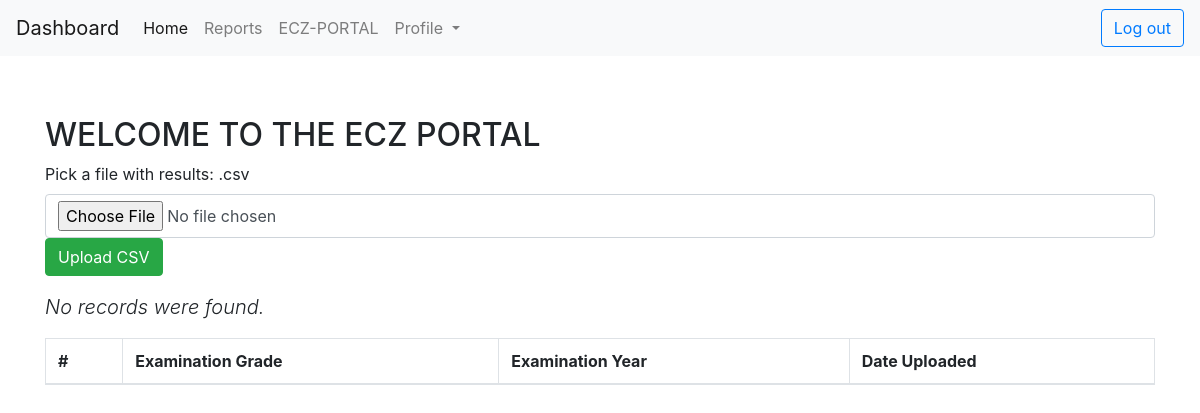
The app's page /admin/eczport.php (signed in), older data.
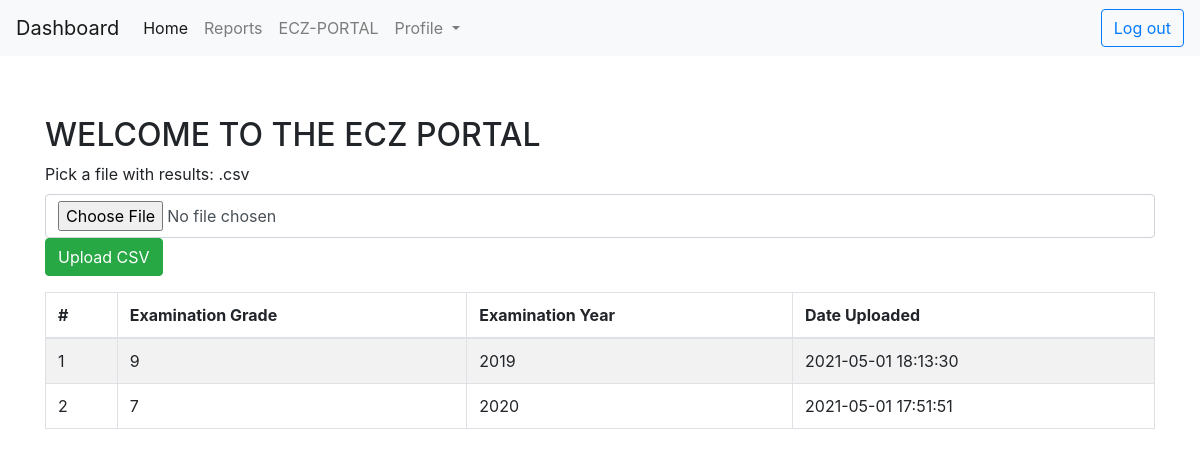
The same page, newer data.
### tables this page shows
CREATE TABLE `examinations` (
  `id` int(11) NOT NULL,
  `exam_grade` int(11) NOT NULL,
  `exam_intake` varchar(100) NOT NULL,
  `pupil_exam_id` varchar(100) NOT NULL,
  `exams_marks_obtained` double NOT NULL,
  `school_of_origin` varchar(100) NOT NULL,
  `school_passed_to` varchar(100) NOT NULL,
  `date_uploaded` datetime NOT NULL DEFAULT current_timestamp()
);

### admin/eczport.php (the view, shortened to what this page needs)
<?php
require_once "../includes/config.php";
require_once '../includes/navbar_header.php';
?>
<!DOCTYPE html>
<html>
    <head>
    <link rel="stylesheet" href="https://cdn.datatables.net/1.10.20/css/jquery.dataTables.min.css">
    <link href="https://cdnjs.cloudflare.com/ajax/libs/select2/4.0.6-rc.0/css/select2.min.css" rel="stylesheet" />
    </head>
    <body>
    <div class ="container" style="margin-top: 5%;">
        <h2>WELCOME TO THE ECZ PORTAL</h2>
        <form class="form-group" method="POST" enctype="multipart/form-data" >
            <label> Pick a file with results: .csv </label>
            <input type="file" name="exam_file" class="form-control"/>
            <input type="submit" name="upload_file" class="btn btn-success" value="Upload CSV"/>
        </form>
        <table id='myTable'  class='table table-bordered table-striped'>
            <thead>
                <tr>
                    <th>#</th>
                    <th>Examination Grade </th>
                    <th>Examination Year </th>
                    <th>Date Uploaded </th>
                </tr>
            </thead>
            <tbody>
                <?php
                    $sqlExaminations = "SELECT * FROM examinations GROUP BY exam_intake";
                    $i = 1;
                    if($results = $mysqli->query($sqlExaminations)){
                        if($results->num_rows > 0){
                            while($rows = $results->fetch_assoc()){
                                echo "<tr>";
                                echo "<td>".$i++."</td>";
                                echo "<td>".$rows['exam_grade']."</td>";
                                echo "<td>".$rows['exam_intake']."</td>";
                                echo "<td>".$rows['date_uploaded']."</td>";
                                echo "</tr>";
                            }
                        }else{
                            echo "<p class='lead'><em>No records were found.</em></p>";
                        }
                    }else{
                        echo "<p class='lead'><em>We faced an error.</em></p>";
                    }
                ?>
            </tbody>
        </table>
    </div>
    </body>
</html>

Row changes from the older to the newer data that the page shows:
added examinations: exam_grade "9", exam_intake "2019", date_uploaded "2021-05-01 18:13:30"
added examinations: exam_grade "7", exam_intake "2020", date_uploaded "2021-05-01 17:51:51"
Text that changed along with them:
text no longer shown: "No records were found."
